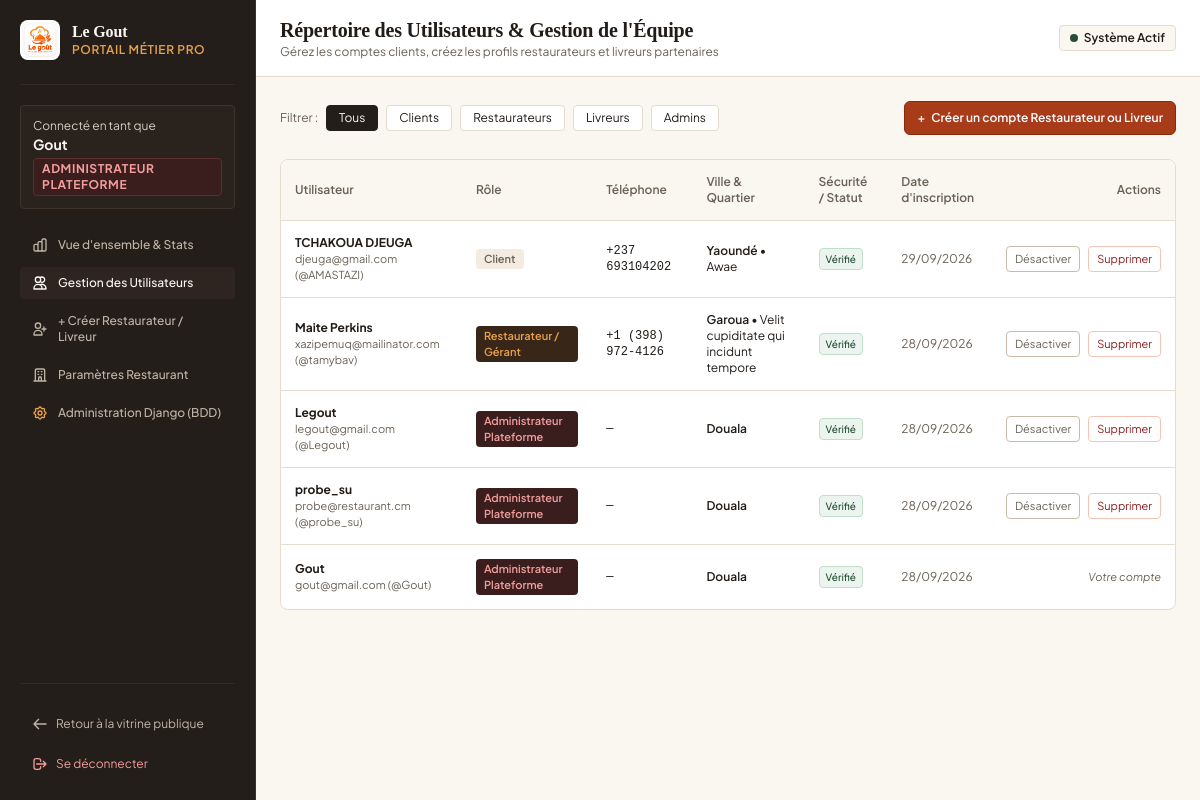
The app's page /dashboard/admin/utilisateurs/ (signed in), older data.
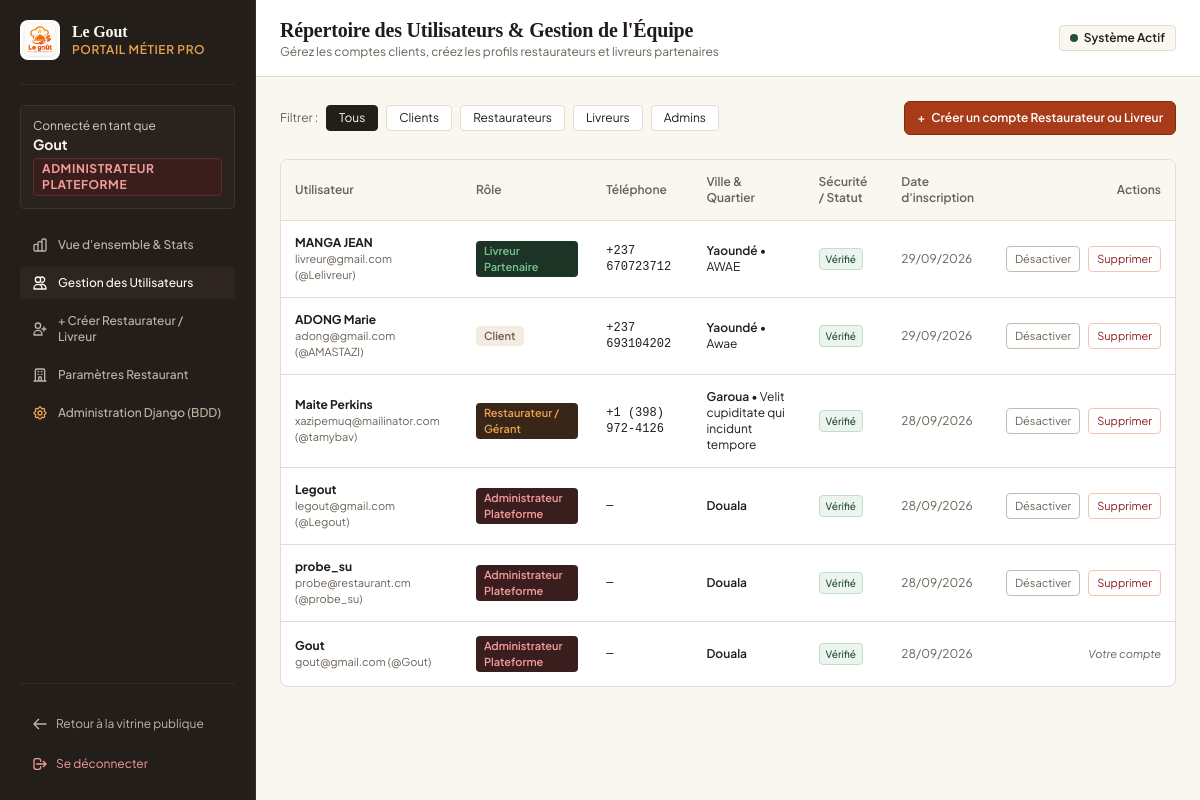
The same page, newer data.
### accounts/models.py (models this page shows, shortened)
class CustomUser(AbstractUser):
    ROLE_CHOICES = [
        ('client', 'Client'),
        ('restaurateur', 'Restaurateur / Gérant'),
        ('livreur', 'Livreur Partenaire'),
        ('admin', 'Administrateur Plateforme'),
        ('restaurant', 'Restaurateur (Legacy)'),
        ('driver', 'Livreur (Legacy)'),
    ]
    CITY_CHOICES = [
        ('Douala', 'Douala'),
        ('Yaoundé', 'Yaoundé'),
        ('Kribi', 'Kribi'),
        ('Bafoussam', 'Bafoussam'),
        ('Garoua', 'Garoua'),
    ]
    role = models.CharField(
        max_length=20,
        choices=ROLE_CHOICES,
        default='client',
        verbose_name="Rôle utilisateur"
    )
    must_change_password = models.BooleanField(
        default=False,
        verbose_name="Doit changer de mot de passe à la première connexion"
    )
    wallet_balance = models.PositiveIntegerField(
        default=0,
        verbose_name="Solde portefeuille simulé (FCFA)",
        help_text="Solde de démonstration de 10 000 FCFA offert à l'inscription"
    )
    phone = models.CharField(
        max_length=30,
        blank=True,
        verbose_name="Numéro de téléphone",
        help_text="Ex: +237 699 00 11 22 ou 677 33 44 55"
    )
    city = models.CharField(
        max_length=50,
        choices=CITY_CHOICES,
        default='Douala',
        verbose_name="Ville principale"
    )
    neighborhood = models.CharField(
        max_length=120,
        blank=True,
        verbose_name="Quartier",
        help_text="Ex: Akwa, Bonapriso, Bastos, Omnisports, Deido"
    )
    address_details = models.TextField(
        blank=True,
        verbose_name="Précisions d'adresse / Repère",
        help_text="Ex: Rue des Palmiers, face pharmacie de l'Aéroport, barrière noire"
    )
    latitude = models.FloatField(null=True, blank=True, verbose_name="Latitude")
    longitude = models.FloatField(null=True, blank=True, verbose_name="Longitude")
    avatar = models.URLField(
        blank=True,
        default='',
        verbose_name="Photo de profil (URL)"
    )
    is_verified = models.BooleanField(
        default=True,
        verbose_name="Compte vérifié"
    )
    objects = CustomUserManager()
    class Meta:
        verbose_name = "Utilisateur"
        verbose_name_plural = "Utilisateurs"

### dashboard/views.py (the view, shortened to what this page needs)
# urls.py: path('admin/utilisateurs/', views.admin_users, name='admin_users'),
@admin_required
def admin_users(request):
    role_filter = request.GET.get('role')
    users = CustomUser.objects.all().order_by('-date_joined')
    return render(request, 'dashboard/admin/users.html', {'users': users, 'current_role': role_filter})

### core/context_processors.py (called while the page is built, shortened)
def cart_context(request):
    cart = request.session.get('cart', {})
    total_qty = 0
    subtotal = 0
    items_preview = []
    dish_ids = [int(k) for k in cart.keys() if k.isdigit()]
    dishes_by_id = {d.id: d for d in Dish.objects.filter(id__in=dish_ids)}
    return {
        'cart_item_count': total_qty,
        'cart_subtotal': subtotal,
        'cart_items_preview': items_preview,
    }

def global_settings(request):
    restaurant = Restaurant.get_solo()
    return {
        'app_name': 'Le Gout',
        'app_tagline': restaurant.tagline if (restaurant and restaurant.tagline) else 'Saveurs Authentiques du Terroir Camerounais',
        'singleton_restaurant': restaurant,
        'support_phone': restaurant.phone if (restaurant and restaurant.phone) else '+237 690 12 34 56',
        'support_whatsapp': restaurant.phone if (restaurant and restaurant.phone) else '+237 690 12 34 56',
    }

### restaurants/models.py (called while the page is built)
    @classmethod
    def get_solo(cls):
        return cls.objects.first()

### templates/dashboard/admin/users.html (shortened to what the changed rows need)
{% extends 'base_dashboard.html' %}
{% load resto_tags %}
{% block header_title %}Répertoire des Utilisateurs & Gestion de l'Équipe{% endblock %}
{% block dashboard_content %}
<div class="space-y-6">
  <div class="resto-card bg-[#FFFFFF] overflow-hidden">
    <div class="overflow-x-auto">
      <table class="w-full text-left text-xs">
        <thead class="bg-[#FAF6F0] border-b border-[#E5DCD0] text-[#6B6156]">
          <tr>
            <th class="p-3.5 font-semibold">Utilisateur</th>
            <th class="p-3.5 font-semibold">Rôle</th>
            <th class="p-3.5 font-semibold">Téléphone</th>
            <th class="p-3.5 font-semibold">Ville & Quartier</th>
            <th class="p-3.5 font-semibold">Sécurité / Statut</th>
            <th class="p-3.5 font-semibold">Date d'inscription</th>
            <th class="p-3.5 font-semibold text-right">Actions</th>
          </tr>
        </thead>
        <tbody class="divide-y divide-[#E5DCD0]">
          {% for u in users %}
            <tr class="hover:bg-[#FAF6F0]">
              <td class="p-3.5">
                <div class="font-bold text-[#221C18]">{{ u.get_full_name|default:u.username }}</div>
                <div class="text-[11px] text-[#6B6156]">{{ u.email }} (@{{ u.username }})</div>
              </td>
              <td class="p-3.5">
                <span class="inline-flex items-center px-2 py-0.5 rounded text-[11px] font-semibold
                  {% if u.role in 'restaurant,restaurateur' %}bg-[#382618] text-[#E8A14C]
                  {% elif u.role in 'driver,livreur' %}bg-[#1C3325] text-[#71C58E]
                  {% elif u.role == 'admin' %}bg-[#3A1E1E] text-[#F39C9C]
                  {% else %}bg-[#F4ECE1] text-[#6B6156]{% endif %}">
                  {{ u.get_role_display }}
                </span>
              </td>
              <td class="p-3.5 font-mono text-[#221C18]">{{ u.phone|default:"—" }}</td>
              <td class="p-3.5">
                <span class="font-semibold text-[#221C18]">{{ u.city }}</span>
                {% if u.neighborhood %} • {{ u.neighborhood }}{% endif %}
              </td>
              <td class="p-3.5">
                {% if u.must_change_password %}
                  <span class="inline-block px-1.5 py-0.5 rounded text-[10px] font-bold bg-[#FEF6EB] text-[#8C5311] border border-[#F5D5A5]">
                    Mot de passe temporaire
                  </span>
                {% else %}
                  <span class="inline-block px-1.5 py-0.5 rounded text-[10px] font-medium bg-[#EBF4EE] text-[#234E32] border border-[#C1DEC8]">
                    Vérifié
                  </span>
                {% endif %}
              </td>
              <td class="p-3.5 text-[#6B6156]">{{ u.date_joined|date:"d/m/Y" }}</td>
              <td class="p-3.5 text-right">
                <div class="inline-flex items-center gap-2">
                  {% if u != request.user %}
                    <form method="POST" action="{% url 'dashboard:admin_toggle_user_active' u.id %}" class="inline">
                      <button type="submit" class="text-[11px] px-2 py-1 rounded border {% if u.is_active %}border-[#C9BBA9] text-[#6B6156] hover:bg-[#F4ECE1]{% else %}border-[#274D36] text-[#274D36] bg-[#EBF4EE]{% endif %}">
                        {% if u.is_active %}Désactiver{% else %}Activer{% endif %}
                      </button>
                    </form>
                    <form method="POST" action="{% url 'dashboard:admin_delete_user' u.id %}" class="inline" onsubmit="return confirm('Confirmer la suppression du compte {{ u.username }} ?');">
                      <button type="submit" class="text-[11px] px-2 py-1 rounded border border-[#F4C4B4] text-[#8B1B1B] hover:bg-[#FDF0EB]">
                        Supprimer
                      </button>
                    </form>
                  {% else %}
                    <span class="text-[11px] text-[#6B6156] italic">Votre compte</span>
                  {% endif %}
                </div>
              </td>
            </tr>
          {% empty %}
            <tr>
              <td colspan="7" class="p-8 text-center text-xs text-[#6B6156]">
                Aucun compte utilisateur ne correspond à ce filtre.
              </td>
            </tr>
          {% endfor %}
        </tbody>
      </table>
    </div>
  </div>
</div>
{% endblock %}

### templates/base_dashboard.html (shortened to what the changed rows need)
{% load static resto_tags %}
<!DOCTYPE html>
<html lang="fr" class="h-full">
<head>
  <script src="https://cdn.tailwindcss.com"></script>
  <link rel="stylesheet" href="https://unpkg.com/leaflet@1.9.4/dist/leaflet.css" />
  <link rel="stylesheet" href="{% static 'css/theme.css' %}">
</head>
<body class="h-full bg-[#FAF6F0] text-[#221C18] flex flex-col md:flex-row">
  <aside class="dashboard-sidebar flex-shrink-0 flex flex-col justify-between border-r border-[#38302A] p-5 w-64 min-h-screen bg-[#241E1A] text-[#FAF6F0]">
    <div>
      <div class="my-5 p-3 rounded bg-[#2A221D] border border-[#3D332B]">
        <div class="text-xs text-[#D6CBC0]">Connecté en tant que</div>
        <div class="font-bold text-sm text-[#FAF6F0] truncate">{{ user.get_full_name|default:user.username }}</div>
        <div class="mt-1 inline-flex items-center px-2 py-0.5 rounded text-xs font-bold uppercase tracking-wider
          {% if user.role in 'restaurant,restaurateur' %}bg-[#382618] text-[#E8A14C] border border-[#5C3B1E]
          {% elif user.role in 'driver,livreur' %}bg-[#1C3325] text-[#71C58E] border border-[#2B4E38]
          {% else %}bg-[#3A1E1E] text-[#F39C9C] border border-[#5C2E2E]{% endif %}">
          {{ user.get_role_display }}
        </div>
      </div>
    </div>
  </aside>
  <div class="flex-1 flex flex-col min-w-0 overflow-y-auto">
    <header class="bg-[#FFFFFF] border-b border-[#E5DCD0] px-6 py-4 flex flex-col sm:flex-row sm:items-center sm:justify-between gap-2">
      <div>
        <h1 class="font-serif font-bold text-xl text-[#221C18]">
          {% block header_title %}Tableau de Bord{% endblock %}
        </h1>
      </div>
    </header>
    <main class="p-6">
      {% block dashboard_content %}{% endblock %}
    </main>
  </div>
</body>
</html>

Row changes from the older to the newer data that the page shows:
added CustomUser: get_full_name "MANGA JEAN", email "livreur@gmail.com", username "Lelivreur", role "Livreur Partenaire", phone "+237 670723712", city "Yaoundé", neighborhood "AWAE", must_change_password "Vérifié", date_joined "29/09/2026", is_active "Désactiver"
changed CustomUser "Awae": get_full_name "TCHAKOUA DJEUGA" → "ADONG Marie"; email "djeuga@gmail.com" → "adong@gmail.com"
